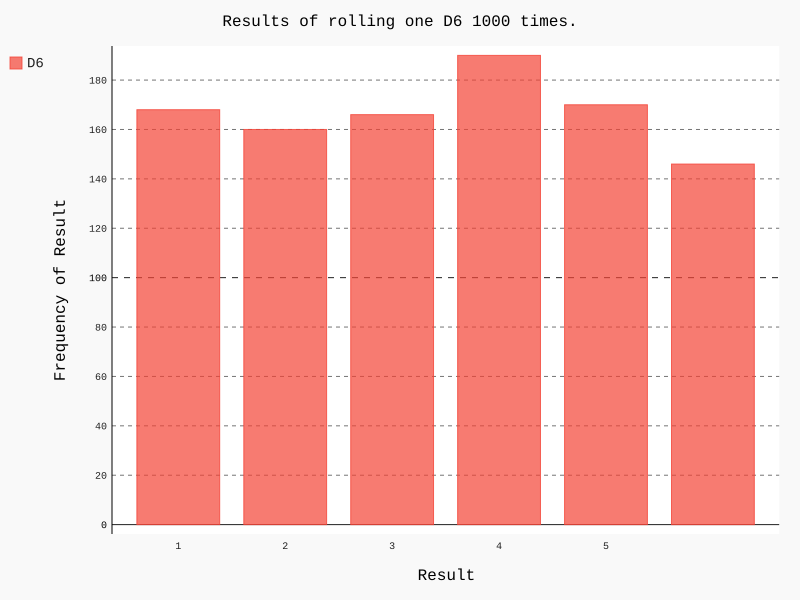

Write the Python code that produced this figure.
import pygal

from die import Die

# Created die D6.
die = Die()
# Simulation of a series of throws with saving the results in the list.
num_roll = 1000
results = [die.roll() for roll_num in range(num_roll)]
frequencies = [results.count(value) for value in range(1, die.num_sides+1)]

hist = pygal.Bar()
hist.title = f"Results of rolling one D{die.num_sides} {num_roll} times."
hist.x_labels = [str(i) for i in range(1, die.num_sides)]
hist.x_title = "Result"
hist.y_title = "Frequency of Result"
hist.add(f'D{die.num_sides}', frequencies)
hist.render_to_file('die_visual.svg')
